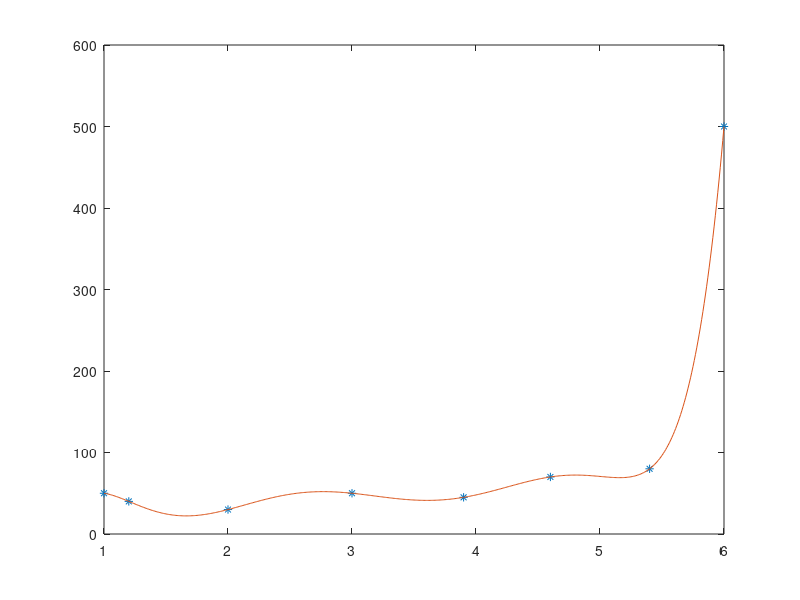

The MATLAB source for this figure:
x=[1 1.2 2 3 3.9 4.6 5.4 6];
y=[50 40 30 50 45 70 80 500];
p=(polyfit(x, y, length(x)));
X=[x(1):0.01:x(end)];
g=length(x);
%Y=p(1)*(X.^(g-1))+p(2)*(X.^(g-2))+p(3)*(X.^(g-3))+p(4)*(X.^(g-4))+p(5)*(X.^(g-5))+p(6)*(X.^(g-6))+p(7)*(X.^(g-7))+p(8)*(X.^(g-8));
Y=polyval(p, X);
plot(x, y, "*",X,Y)